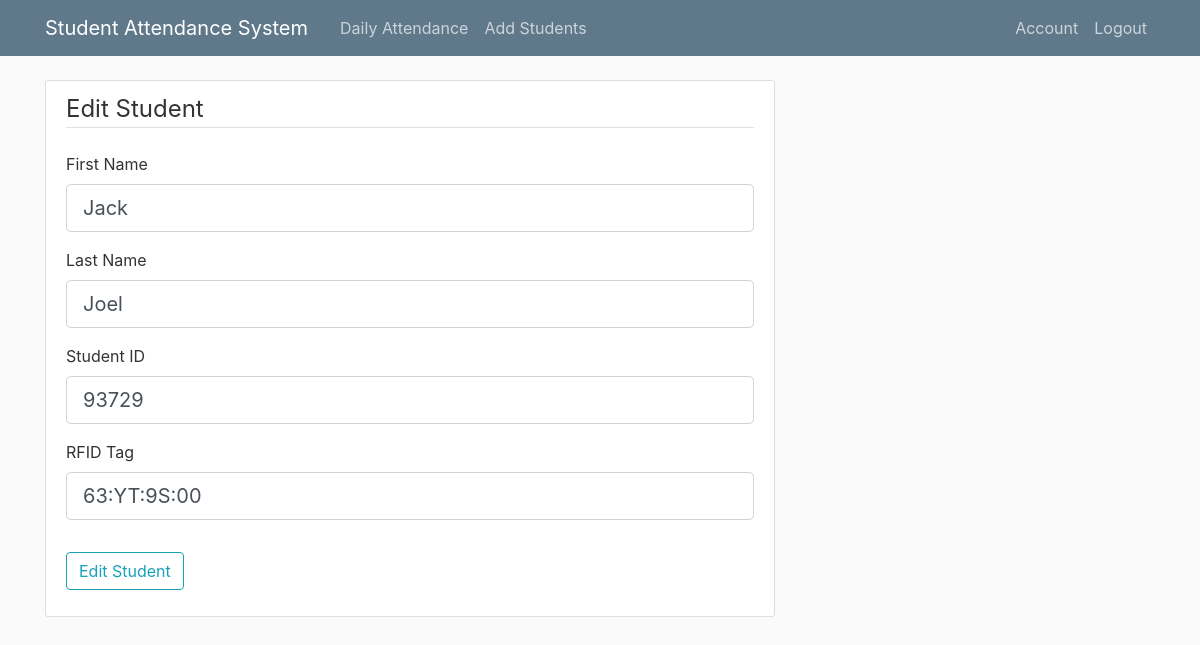
The page /stedit/93729 (signed in) on the database as committed earlier.
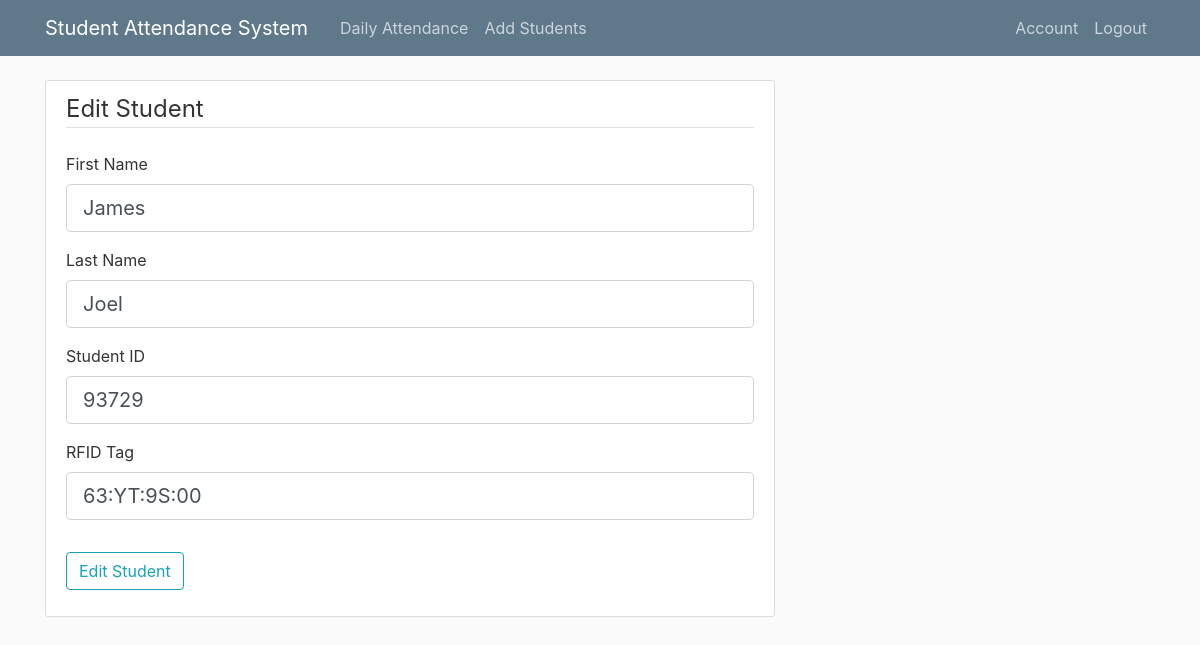
The same page on the database as committed later.
### app/models.py (models this page shows, shortened)
class student(db.Model):
	__tablename__ = "student"
	lname = db.Column(db.String(128))
	fname = db.Column(db.String(128))
	id = db.Column(db.Integer, primary_key=True)
	rfid = db.Column(db.String(16))
	present = db.Column(db.String(16))
	subject = db.Column(db.String(20))

### app/routes.py (the view)
@app.route("/stedit/<id>", methods=['GET', 'POST'])
@login_required
def stedit(id):
	user = student.query.filter_by(id=id).first_or_404()
	form = EditStudent(obj=user)
	if form.validate_on_submit():
		form.populate_obj(user)
		db.session.commit()
		flash('Student edited')
		return redirect(url_for('attendance'))
	return render_template('stedit.html', title='Edit Student', form=form)

### app/forms.py
class EditStudent(FlaskForm):
	fname = StringField('First Name', validators=[DataRequired()])
	lname = StringField('Last Name', validators=[DataRequired()])
	id = IntegerField('Student ID', validators=[DataRequired()])
	rfid = StringField('RFID Tag', validators=[DataRequired()])
	submit = SubmitField('Edit Student')

### app/models.py (called while the page is built)
@login_manager.user_loader
def load_user(user_id):
	user = teacher.query.get(int(user_id))
	if user:
		return user

### app/templates/stedit.html (shortened to what this page needs)
{% extends "base.html" %}
{% block content %}
    <div class="content-section">
        <form method="POST" action="">
            <fieldset class="form-group">
                <legend class="border-bottom mb-4">Edit Student</legend>
                <div class="form-group">
                    {{ form.fname.label(class="form-control-label") }}
                    {% if form.fname.errors %}
                        {{ form.fname(class="form-control form-control-lg is-invalid") }}
                        <div class="invalid-feedback">
                            {% for error in form.fname.errors %}
                                <span>{{ error }}</span>
                            {% endfor %}
                        </div>
                    {% else %}
                        {{ form.fname(class="form-control form-control-lg") }}
                    {% endif %}
                </div>
                <div class="form-group">
                    {{ form.lname.label(class="form-control-label") }}
                    {% if form.lname.errors %}
                        {{ form.lname(class="form-control form-control-lg is-invalid") }}
                        <div class="invalid-feedback">
                            {% for error in form.lname.errors %}
                                <span>{{ error }}</span>
                            {% endfor %}
                        </div>
                    {% else %}
                        {{ form.lname(class="form-control form-control-lg") }}
                    {% endif %}
                </div>
                <div class="form-group">
                    {{ form.id.label(class="form-control-label") }}
                    {% if form.id.errors %}
                        {{ form.id(class="form-control form-control-lg is-invalid") }}
                        <div class="invalid-feedback">
                            {% for error in form.id.errors %}
                                <span>{{ error }}</span>
                            {% endfor %}
                        </div>
                    {% else %}
                        {{ form.id(class="form-control form-control-lg") }}
                    {% endif %}
                </div>
                <div class="form-group">
                    {{ form.rfid.label(class="form-control-label") }}
                    {% if form.rfid.errors %}
                        {{ form.rfid(class="form-control form-control-lg is-invalid") }}
                        <div class="invalid-feedback">
                                <span>{{ error }}</span>
                            {% for error in form.rfid.errors %}
                            {% endfor %}
                        </div>
                    {% else %}
                        {{ form.rfid(class="form-control form-control-lg") }}
                    {% endif %}
                </div>
            </fieldset>
            <div class="form-group">
                {{ form.submit(class="btn btn-outline-info") }}
            </div>
        </form>
    </div>
{% endblock content %}

Rows that differ between the two databases and show on the page:
changed student "Joel": fname "Jack" → "James"
